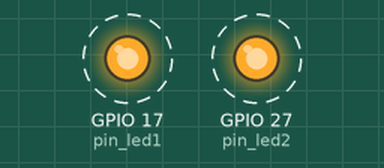
Simulated run of this program. Board: Raspberry Pi (BCM pin numbers). Shown: output pins drawn as LEDs (lit = HIGH). Dashed ring = blinking.

Above: at 0.2 s.
Timing chart, 0 to 3.0 s (numbered marks = the images above):
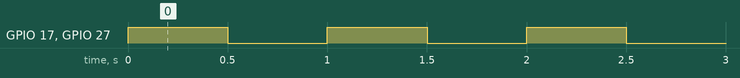

The program:

01_LED_blink.py
```python
import gpiozero as gz
import time

pin_led1 = gz.LED(17)
pin_led2 = gz.DigitalOutputDevice(27)

while True:
    pin_led1.on()
    pin_led2.on()
    time.sleep(0.5)

    pin_led1.off()
    pin_led2.off()
    time.sleep(0.5)
```

Measured:
- by itself, GPIO 17 (pin_led1), GPIO 27 (pin_led2): alternates HIGH for 0.50 s and LOW for 0.50 s
